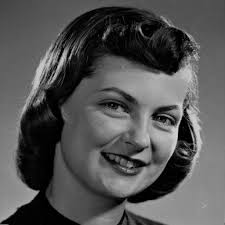
#> input picture image2.jpeg, 225 x 225 px, found by its file name
$ python task2c.py
#> lines starting #> are read from the running program, lines starting #| are printed output that depends on the picture
#2(c) Find difference image between original and MSB image (last three bits)

import cv2
import numpy as np

img = cv2.imread('image2.jpeg', cv2.IMREAD_GRAYSCALE)
#> img is the input picture: shape (225, 225); min 0, max 220, mean 83.7

# Extract the Most Significant 3 Bits (MSB)
msb_img = img & 0b11100000
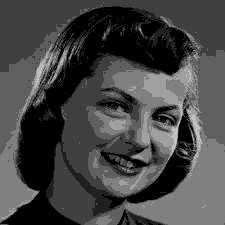
#> msb_img: shape (225, 225); min 0, max 192, mean 69.4

# Find absolute difference
diff_img = cv2.absdiff(img, msb_img)
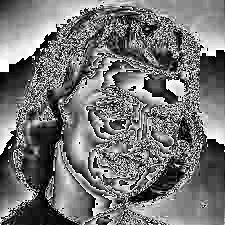
#> diff_img: shape (225, 225); min 0, max 31, mean 14.2; drawn with min black and max white

# Show the results
cv2.imshow('Original Image', img)
cv2.imshow('MSB Image (Last 3 Bits)', msb_img)
cv2.imshow('Difference Image', diff_img)
cv2.waitKey(0)
cv2.destroyAllWindows()
